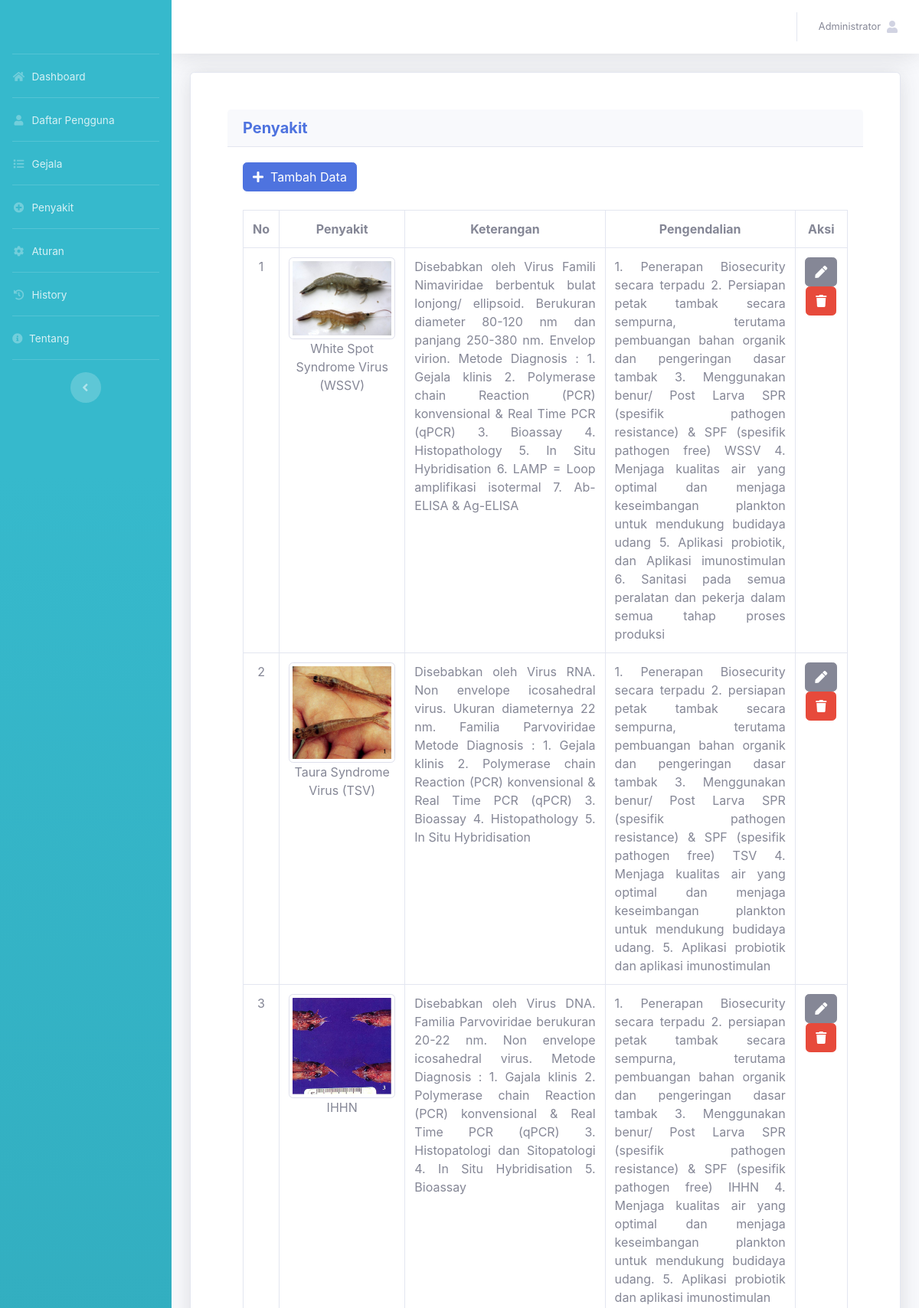
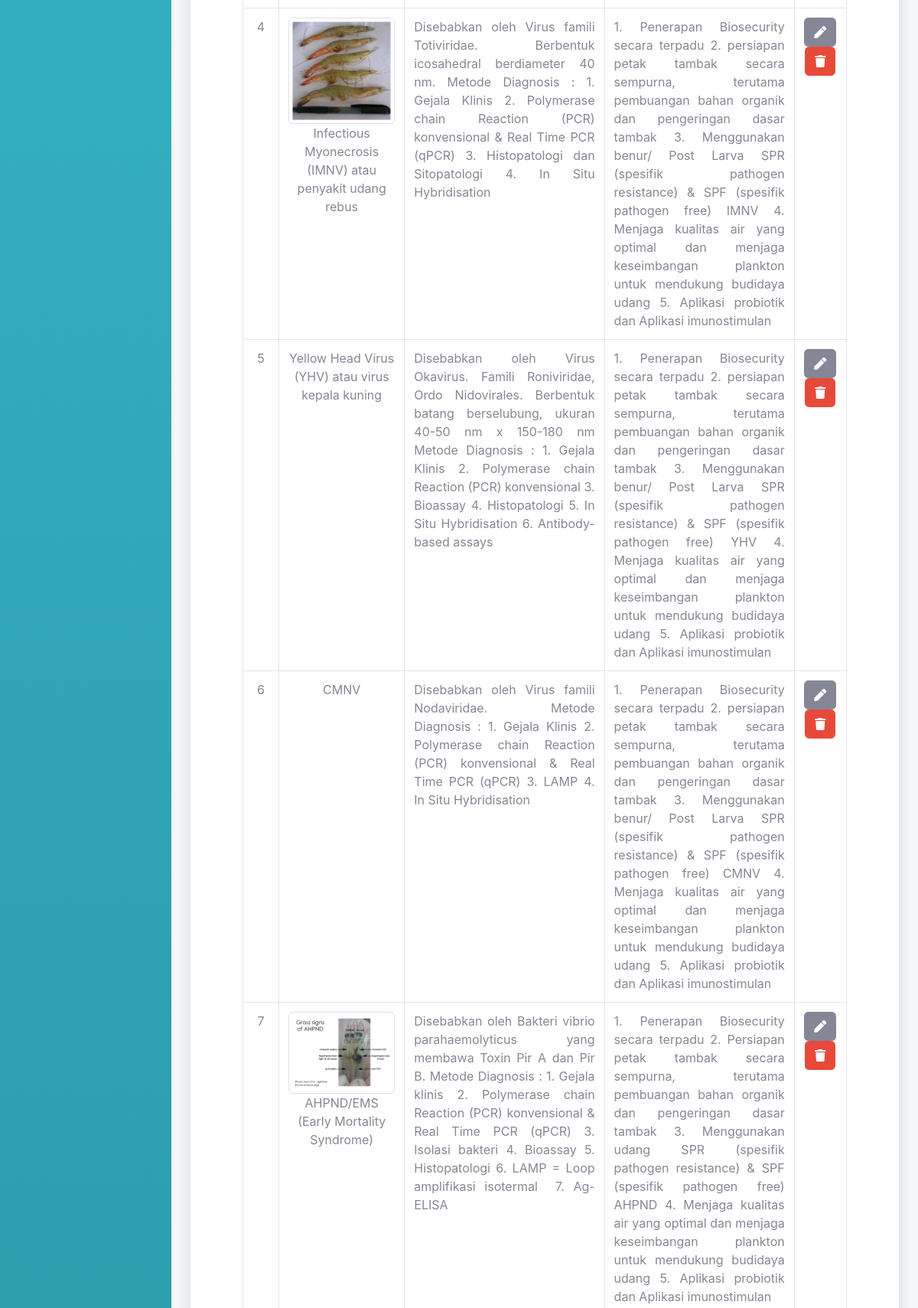
Screenshot of /admin/penyakit.php (signed in, upper part) with the database file from the repository (2 pictures, top to bottom).
### tables this page shows
CREATE TABLE `tb_akun` (
  `id_akun` int(11) NOT NULL,
  `nama_lengkap` varchar(50) NOT NULL,
  `username` varchar(50) NOT NULL,
  `password` varchar(50) NOT NULL,
  `level` varchar(30) NOT NULL
);

CREATE TABLE `tb_penyakit` (
  `id_penyakit` int(11) NOT NULL,
  `nama_penyakit` text NOT NULL,
  `keterangan` text NOT NULL,
  `pengendalian` text NOT NULL,
  `gambar` text NOT NULL
);

### admin/penyakit.php (the view, shortened to what this page needs)
<?php
include '../assets/conn/config.php';
include 'header.php';
?>
<div class="container">
	<div class="card shadow p-5 mb-5">
		<div class = "card-header">
            <h5 class= "m-0 font-weight-bold text-primary">Penyakit</h5>
        </div>
        <div class="card-body">
            <a href="tambah_penyakit.php" class="btn btn-primary"><span class="fa fa-plus">
                </span>&nbsp; Tambah Data</a>
                <br>
                <br>
                <div class="table-responsive">
                    <table class="table table-bordered">
                        <tr>
                            <th class="text-center">No</th>
                            <th class="text-center">Penyakit</th>
                            <th class="text-center">Keterangan</th>
                            <th class="text-center">Pengendalian</th>
                            <th class="text-center">Aksi</th>
                        </tr>
                        <?php
                        $penyakit =mysqli_query($conn,"SELECT * FROM tb_penyakit ORDER BY id_penyakit");
                        $no=1;
                        while($a=mysqli_fetch_array($penyakit)){?>
                        <tr>
                            <td class="text-center"><?= $no++ ?></td>
                            <td class="text-center">
                                <?php if (!empty($a['gambar'])) { ?>
                                    <img src="../uploads/<?= $a['gambar'] ?>" class="img-thumbnail" width="200">
                                <?php } ?>
                                <?= $a['nama_penyakit']?>
                            </td>
                            <td class="text-justify"><?= $a['keterangan'] ?></td>
                            <td class="text-justify"><?= $a['pengendalian'] ?></td>
                            <td class="text-center">
                                <a href="edit_penyakit.php?id_penyakit=<?= $a['id_penyakit'] ?>"
                                class="btn btn-secondary"><span class="fa fa-pen"></span></a>
                                <a href="penyakit.php?id_penyakit=<?= $a['id_penyakit'] ?>&aksi=hapus" class="btn btn-danger" onclick="return confirm('Apakah Anda yakin ingin menghapus data ini?');"><span class="fa fa-trash"></span></a>
                            </td>
                        </tr>
                        <?php }?>
                    </table>
                </div>
        </div>
    </div>
</div>

### admin/header.php (shortened to what this page needs)
<?php
include '../assets/conn/config.php';
?>
<!DOCTYPE html>
<html lang="en">
<head>
  <link href="../assets/vendor/fontawesome-free/css/all.min.css" rel="stylesheet" type="text/css">
  <link href="../assets/css/sb-admin-2.min.css" rel="stylesheet">
  <link href="../assets/vendor/datatables/dataTables.bootstrap4.min.css" rel="stylesheet">
</head>
<body id="page-top">
 <div id="wrapper">
  <ul class="navbar-nav bg-gradient-info sidebar sidebar-dark accordion" id="accordionSidebar">
    <a class="sidebar-brand d-flex align-items-center justify-content-center" href="index">
    </a>
    <hr class="sidebar-divider my-0">
    <li class="nav-item">
      <a class="nav-link" href="index.php">
        <i class="fas fa-fw fa-home"></i>
        <span>Dashboard</span></a>
      </li>
      <hr class="sidebar-divider my-0">
      <li class="nav-item">
        <a class="nav-link" href="daftar_pengguna.php">
          <i class="fas fa-fw fa-user"></i>
          <span>Daftar Pengguna</span></a>
      </li>
      <hr class="sidebar-divider my-0">
      <li class="nav-item">
        <a class="nav-link" href="gejala.php">
          <i class="fas fa-fw fa-list"></i>
          <span>Gejala</span></a>
      </li>
      <hr class="sidebar-divider my-0">
      <li class="nav-item">
        <a class="nav-link" href="penyakit.php">
          <i class="fas fa-fw fa-plus-circle"></i>
          <span>Penyakit</span></a>
      </li>
      <hr class="sidebar-divider my-0">
      <li class="nav-item">
        <a class="nav-link" href="aturan.php">
          <i class="fas fa-fw fa-cog"></i>
          <span>Aturan</span></a>
      </li>
      <hr class="sidebar-divider my-0">
      <li class="nav-item">
        <a class="nav-link" href="history.php">
          <i class="fas fa-fw fa-history"></i>
          <span>History</span></a>
      </li>
      <hr class="sidebar-divider my-0">
      <li class="nav-item">
        <a class="nav-link" href="tentang.php">
          <i class="fas fa-info-circle"></i>
          <span>Tentang</span></a>
      </li>
      <hr class="sidebar-divider d-none d-md-block">
      <div class="text-center d-none d-md-inline">
        <button class="rounded-circle border-0" id="sidebarToggle"></button>
      </div>
    </ul>
    <div id="content-wrapper" class="d-flex flex-column">
      <div id="content">
        <nav class="navbar navbar-expand navbar-light bg-white topbar mb-4 static-top shadow">
          <ul class="navbar-nav ml-auto">
            <li class="nav-item dropdown no-arrow">
              <a class="nav-link dropdown-toggle" href="#" id="userDropdown" role="button"
              data-toggle="dropdown" aria-haspopup="true" aria-expanded="false">
              <?php
              $username=$_SESSION['username'];
              $det=mysqli_query($conn,"select * from tb_akun where username='$username'");
              while($d=mysqli_fetch_array($det)){
                ?>
                <span class="mr-2 d-none d-lg-inline text-gray-600 small"><?php echo $d['nama_lengkap'] ?></span>
                <?php
              }
              ?>
              <span class="fa fa-user"><span>
              </a>
          </li>
        </ul>
      </nav>
    </div>
</body>
</html>

### rows the page displays
tb_akun: nama_lengkap "Administrator"
tb_penyakit: gambar (picture), nama_penyakit "White Spot Syndrome Virus (WSSV)", keterangan "Disebabkan oleh Virus Famili Nimaviridae berbentuk bulat lonjong/ ellipsoid. Berukuran diameter 80-120 nm dan panjang 250-380 nm. Envelop virion. Metode Diagnosis : 1. Gejala klinis 2. Polymerase chain Reaction (PCR) konvensional & Real Time PCR (qPCR) 3. Bioassay 4. Histopathology 5. In Situ Hybridisation 6. LAMP = Loop amplifikasi isotermal 7. Ab-ELISA & Ag-ELISA", pengendalian "1. Penerapan Biosecurity secara terpadu 2. Persiapan petak tambak secara sempurna, terutama pembuangan bahan organik dan pengeringan dasar tambak 3. Menggunakan benur/ Post Larva SPR (spesifik pathogen resistance) & SPF (spesifik pathogen free) WSSV 4. Menjaga kualitas air yang optimal dan menjaga keseimbangan plankton untuk mendukung budidaya udang 5. Aplikasi probiotik, dan Aplikasi imunostimulan 6. Sanitasi pada semua peralatan dan pekerja dalam semua tahap proses produksi"
tb_penyakit: gambar (picture), nama_penyakit "Taura Syndrome Virus (TSV)", keterangan "Disebabkan oleh Virus RNA. Non envelope icosahedral virus. Ukuran diameternya 22 nm. Familia Parvoviridae Metode Diagnosis : 1. Gejala klinis 2. Polymerase chain Reaction (PCR) konvensional & Real Time PCR (qPCR) 3. Bioassay 4. Histopathology 5. In Situ Hybridisation", pengendalian "1. Penerapan Biosecurity secara terpadu 2. persiapan petak tambak secara sempurna, terutama pembuangan bahan organik dan pengeringan dasar tambak 3. Menggunakan benur/ Post Larva SPR (spesifik pathogen resistance) & SPF (spesifik pathogen free) TSV 4. Menjaga kualitas air yang optimal dan menjaga keseimbangan plankton untuk mendukung budidaya udang. 5. Aplikasi probiotik dan aplikasi imunostimulan"
tb_penyakit: gambar (picture), nama_penyakit "IHHN", keterangan "Disebabkan oleh Virus DNA. Familia Parvoviridae berukuran 20-22 nm. Non envelope icosahedral virus. Metode Diagnosis : 1. Gajala klinis 2. Polymerase chain Reaction (PCR) konvensional & Real Time PCR (qPCR) 3. Histopatologi dan Sitopatologi 4. In Situ Hybridisation 5. Bioassay", pengendalian "1. Penerapan Biosecurity secara terpadu 2. persiapan petak tambak secara sempurna, terutama pembuangan bahan organik dan pengeringan dasar tambak 3. Menggunakan benur/ Post Larva SPR (spesifik pathogen resistance) & SPF (spesifik pathogen free) IHHN 4. Menjaga kualitas air yang optimal dan menjaga keseimbangan plankton untuk mendukung budidaya udang. 5. Aplikasi probiotik dan aplikasi imunostimulan"
tb_penyakit: gambar (picture), nama_penyakit "Infectious Myonecrosis (IMNV) atau penyakit udang rebus", keterangan "Disebabkan oleh Virus famili Totiviridae. Berbentuk icosahedral berdiameter 40 nm. Metode Diagnosis : 1. Gejala Klinis 2. Polymerase chain Reaction (PCR) konvensional & Real Time PCR (qPCR) 3. Histopatologi dan Sitopatologi 4. In Situ Hybridisation", pengendalian "1. Penerapan Biosecurity secara terpadu 2. persiapan petak tambak secara sempurna, terutama pembuangan bahan organik dan pengeringan dasar tambak 3. Menggunakan benur/ Post Larva SPR (spesifik pathogen resistance) & SPF (spesifik pathogen free) IMNV 4. Menjaga kualitas air yang optimal dan menjaga keseimbangan plankton untuk mendukung budidaya udang 5. Aplikasi probiotik dan Aplikasi imunostimulan"
tb_penyakit: nama_penyakit "Yellow Head Virus (YHV) atau virus kepala kuning", keterangan "Disebabkan oleh Virus Okavirus. Famili Roniviridae, Ordo Nidovirales. Berbentuk batang berselubung, ukuran 40-50 nm x 150-180 nm Metode Diagnosis : 1. Gejala Klinis 2. Polymerase chain Reaction (PCR) konvensional 3. Bioassay 4. Histopatologi 5. In Situ Hybridisation 6. Antibody-based assays", pengendalian "1. Penerapan Biosecurity secara terpadu 2. persiapan petak tambak secara sempurna, terutama pembuangan bahan organik dan pengeringan dasar tambak 3. Menggunakan benur/ Post Larva SPR (spesifik pathogen resistance) & SPF (spesifik pathogen free) YHV 4. Menjaga kualitas air yang optimal dan menjaga keseimbangan plankton untuk mendukung budidaya udang 5. Aplikasi probiotik dan Aplikasi imunostimulan"
tb_penyakit: nama_penyakit "CMNV", keterangan "Disebabkan oleh Virus famili Nodaviridae. Metode Diagnosis : 1. Gejala Klinis 2. Polymerase chain Reaction (PCR) konvensional & Real Time PCR (qPCR) 3. LAMP 4. In Situ Hybridisation", pengendalian "1. Penerapan Biosecurity secara terpadu 2. persiapan petak tambak secara sempurna, terutama pembuangan bahan organik dan pengeringan dasar tambak 3. Menggunakan benur/ Post Larva SPR (spesifik pathogen resistance) & SPF (spesifik pathogen free) CMNV 4. Menjaga kualitas air yang optimal dan menjaga keseimbangan plankton untuk mendukung budidaya udang 5. Aplikasi probiotik dan Aplikasi imunostimulan"
tb_penyakit: gambar (picture), nama_penyakit "AHPND/EMS (Early Mortality Syndrome)", keterangan "Disebabkan oleh Bakteri vibrio parahaemolyticus yang membawa Toxin Pir A dan Pir B. Metode Diagnosis : 1. Gejala klinis 2. Polymerase chain Reaction (PCR) konvensional & Real Time PCR (qPCR) 3. Isolasi bakteri 4. Bioassay 5. Histopatologi 6. LAMP = Loop amplifikasi isotermal 7. Ag-ELISA", pengendalian "1. Penerapan Biosecurity secara terpadu 2. Persiapan petak tambak secara sempurna, terutama pembuangan bahan organik dan pengeringan dasar tambak 3. Menggunakan udang SPR (spesifik pathogen resistance) & SPF (spesifik pathogen free) AHPND 4. Menjaga kualitas air yang optimal dan menjaga keseimbangan plankton untuk mendukung budidaya udang 5. Aplikasi probiotik dan Aplikasi imunostimulan"
